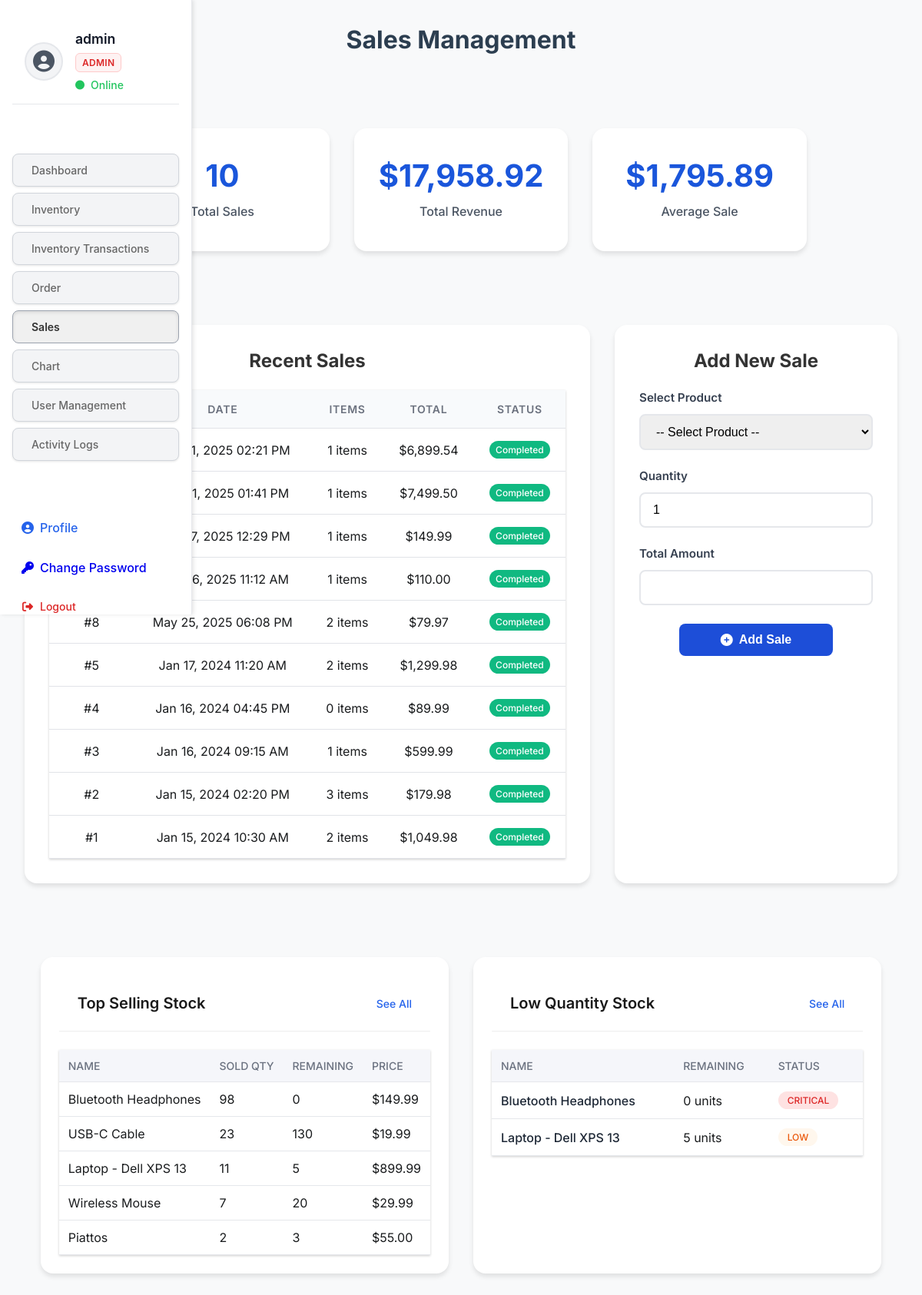
/sales.php (signed in), run on the app's committed database.
### tables this page shows
CREATE TABLE `users` (
  `id` int NOT NULL AUTO_INCREMENT,
  `username` varchar(50) NOT NULL,
  `password` varchar(255) NOT NULL,
  `email` varchar(100) NOT NULL,
  `full_name` varchar(100) DEFAULT NULL,
  `role` enum('admin','supplier','store_clerk','cashier') NOT NULL DEFAULT 'cashier',
  `created_at` timestamp NULL DEFAULT CURRENT_TIMESTAMP,
  `updated_at` timestamp NULL DEFAULT CURRENT_TIMESTAMP ON UPDATE CURRENT_TIMESTAMP,
  PRIMARY KEY (`id`),
  UNIQUE KEY `username` (`username`),
  UNIQUE KEY `email` (`email`),
  KEY `idx_username` (`username`),
  KEY `idx_email` (`email`),
  KEY `idx_role` (`role`),
  KEY `idx_user_role_created` (`role`,`created_at`)
);

CREATE TABLE `orders` (
  `id` int NOT NULL AUTO_INCREMENT,
  `user_id` int DEFAULT '1',
  `total_amount` decimal(10,2) NOT NULL DEFAULT '0.00',
  `status` enum('pending','processing','completed','cancelled') NOT NULL DEFAULT 'pending',
  `sales_channel` varchar(50) DEFAULT 'Store',
  `destination` varchar(255) DEFAULT 'Lagao',
  `created_at` timestamp NULL DEFAULT CURRENT_TIMESTAMP,
  `updated_at` timestamp NULL DEFAULT CURRENT_TIMESTAMP ON UPDATE CURRENT_TIMESTAMP,
  PRIMARY KEY (`id`),
  KEY `idx_status` (`status`),
  KEY `idx_created_at` (`created_at`),
  KEY `idx_sales_channel` (`sales_channel`),
  KEY `idx_order_status_date` (`status`,`created_at`)
);

CREATE TABLE `products` (
  `id` int NOT NULL AUTO_INCREMENT,
  `name` varchar(255) NOT NULL,
  `quantity` int NOT NULL DEFAULT '0',
  `quantity_arrived` int DEFAULT '0',
  `alert_quantity` int NOT NULL DEFAULT '10',
  `price` decimal(10,2) NOT NULL DEFAULT '0.00',
  `arrival_date` timestamp NULL DEFAULT CURRENT_TIMESTAMP,
  `created_at` timestamp NULL DEFAULT CURRENT_TIMESTAMP,
  `updated_at` timestamp NULL DEFAULT CURRENT_TIMESTAMP ON UPDATE CURRENT_TIMESTAMP,
  PRIMARY KEY (`id`),
  KEY `idx_name` (`name`),
  KEY `idx_quantity` (`quantity`),
  KEY `idx_alert_quantity` (`alert_quantity`),
  KEY `idx_product_name_quantity` (`name`,`quantity`)
);

### sales.php (the view, shortened to what the rows shown need)
<?php
require_once 'config/db.php';
require_once 'config/auth.php';
function getAllSales($conn, $limit = 10) {    $sql = "SELECT
        o.id,
        o.created_at as order_date,
        o.total_amount,
        o.status,
        COUNT(oi.id) as item_count
    FROM orders o
    LEFT JOIN order_items oi ON o.id = oi.order_id
    WHERE o.status = 'completed'
    GROUP BY o.id
    ORDER BY o.created_at DESC
    LIMIT ?";
    $stmt = $conn->prepare($sql);
    $stmt->bind_param('i', $limit);
    $stmt->execute();
    return $stmt->get_result();
}
function getTopSellingProducts($conn, $limit = 5) {
    $sql = "SELECT
        p.name,
        p.id,
        SUM(oi.quantity) as sold_quantity,
        p.quantity as remaining_quantity,
        p.price
    FROM products p
    LEFT JOIN order_items oi ON p.id = oi.product_id
    LEFT JOIN orders o ON oi.order_id = o.id AND o.status = 'completed'
    GROUP BY p.id, p.name, p.quantity, p.price
    ORDER BY sold_quantity DESC
    LIMIT ?";
    $stmt = $conn->prepare($sql);
    $stmt->bind_param('i', $limit);
    $stmt->execute();
    return $stmt->get_result();
}
function getLowQuantityProducts($conn, $limit = 5) {
    $sql = "SELECT
        p.name,
        p.id,
        p.quantity as remaining_quantity,
        p.alert_quantity,
        p.price,
        CASE
            WHEN p.quantity <= p.alert_quantity/2 THEN 'Critical'
            WHEN p.quantity <= p.alert_quantity THEN 'Low'
            ELSE 'Normal'
        END as stock_status
    FROM products p
    WHERE p.quantity <= p.alert_quantity
    ORDER BY (p.quantity/p.alert_quantity) ASC, p.quantity ASC
    LIMIT ?";
    $stmt = $conn->prepare($sql);
    $stmt->bind_param('i', $limit);
    $stmt->execute();
    return $stmt->get_result();
}
$sales_list = getAllSales($conn);
$top_selling = getTopSellingProducts($conn);
$low_stock = getLowQuantityProducts($conn);
?>
<!DOCTYPE html>
<html lang="en">
<head>
    <link rel="stylesheet" href="https://cdnjs.cloudflare.com/ajax/libs/font-awesome/6.4.0/css/all.min.css">
    <link rel="stylesheet" href="css/style.css">
    <link rel="stylesheet" href="css/dashboard.css">
    <link rel="stylesheet" href="css/sidebar.css">
</head>
<body>
    <div class="dashboard-container">
        <?php include 'templates/sidebar.php'; ?>
        <main class="dashboard-content">            <div class="dashboard-header" style="text-align: center;">
                <h1>Sales Management</h1>
            </div>
            <div class="sales-grid">
                <div class="sales-card">
                    <h2 style="text-align: center; margin-bottom: 1.5rem;">Recent Sales</h2>
                    <table class="recent-sales">
                        <thead>
                            <tr>
                                <th>Order ID</th>
                                <th>Date</th>
                                <th>Items</th>
                                <th>Total</th>
                                <th>Status</th>
                            </tr>
                        </thead>
                        <tbody>
                            <?php if ($sales_list && $sales_list->num_rows > 0): ?>
                                <?php while ($sale = $sales_list->fetch_assoc()): ?>
                                    <tr>
                                        <td>#<?php echo $sale['id']; ?></td>
                                        <td><?php echo date('M d, Y h:i A', strtotime($sale['order_date'])); ?></td>
                                        <td><?php echo $sale['item_count']; ?> items</td>
                                        <td>$<?php echo number_format($sale['total_amount'], 2); ?></td>
                                        <td>
                                            <span class="badge bg-success"><?php echo ucfirst($sale['status']); ?></span>
                                        </td>
                                    </tr>
                                <?php endwhile; ?>
                            <?php else: ?>
                                <tr>
                                    <td colspan="5" style="text-align: center;">No sales found</td>
                                </tr>
                            <?php endif; ?>
                        </tbody>
                    </table>
                </div>
                <div class="sales-card">
                    <h2 style="text-align: center; margin-bottom: 1.5rem;">Add New Sale</h2>
                                    </div>
            </div>
            <div class="stock-status-container">
                <div class="status-card">
                    <div class="card-header">
                        <h2>Top Selling Stock</h2>
                    </div>
                    <div class="product-list">
                        <table>
                            <thead>
                                <tr>
                                    <th>Name</th>
                                    <th>Sold Qty</th>
                                    <th>Remaining</th>
                                    <th>Price</th>
                                </tr>
                            </thead>
                            <tbody>
                                <?php if ($top_selling && $top_selling->num_rows > 0): ?>
                                    <?php while ($product = $top_selling->fetch_assoc()): ?>
                                        <tr>
                                            <td><?php echo htmlspecialchars($product['name']); ?></td>
                                            <td><?php echo $product['sold_quantity'] ?: 0; ?></td>
                                            <td><?php echo $product['remaining_quantity']; ?></td>
                                            <td>$<?php echo number_format($product['price'], 2); ?></td>
                                        </tr>
                                    <?php endwhile; ?>
                                <?php else: ?>
                                    <tr><td colspan="4">No sales data available</td></tr>
                                <?php endif; ?>
                            </tbody>
                        </table>
                    </div>
                </div>
                <div class="status-card">
                    <div class="card-header">
                        <h2>Low Quantity Stock</h2>
                    </div>
                    <div class="product-list">
                        <table>
                            <thead>
                                <tr>
                                    <th>Name</th>
                                    <th>Remaining</th>
                                    <th>Status</th>
                                </tr>
                            </thead>
                            <tbody>
                                <?php if ($low_stock && $low_stock->num_rows > 0): ?>
                                    <?php while ($product = $low_stock->fetch_assoc()): ?>
                                        <tr>
                                            <td>
                                                <div class="product-info">
                                                    <span class="product-name"><?php echo htmlspecialchars($product['name']); ?></span>
                                                </div>
                                            </td>
                                            <td><?php echo $product['remaining_quantity']; ?> units</td>
                                            <td>
                                                <span class="stock-badge <?php echo strtolower($product['stock_status']); ?>">
                                                    <?php echo $product['stock_status']; ?>
                                                </span>
                                            </td>
                                        </tr>
                                    <?php endwhile; ?>
                                <?php else: ?>
                                    <tr><td colspan="3">All stock levels are normal</td></tr>
                                <?php endif; ?>
                            </tbody>
                        </table>
                    </div>
                </div>
            </div>
        </main>
    </div>
</body>
</html>

### templates/sidebar.php (shortened to what the rows shown need)
<?php
$user_role = getCurrentUserRole($conn);
$role_labels = [
    'admin' => 'ADMIN',
    'supplier' => 'SUPPLIER',
    'store_clerk' => 'STORE CLERK',
    'cashier' => 'CASHIER'
];
$role_display = $role_labels[$user_role] ?? strtoupper($user_role);
?>
<aside class="sidebar">    <div class="admin-header">
        <div class="profile-section">
            <div class="profile-info">
                <div class="username">
                    <?php
                    if (isset($_SESSION['user_id'])) {
                        $user_stmt = $conn->prepare("SELECT username FROM users WHERE id = ?");
                        $user_stmt->bind_param("i", $_SESSION['user_id']);
                        $user_stmt->execute();
                        $user_result = $user_stmt->get_result();
                        $current_user = $user_result->fetch_assoc();
                        echo htmlspecialchars($current_user['username'] ?? 'User');
                    } else {
                        echo 'User';
                    }
                    ?>
                </div>
                <div class="user-role">
                    <span class="role-badge role-<?php echo strtolower(str_replace(' ', '_', $user_role)); ?>">
                        <?php echo $role_display; ?>
                    </span>
                </div>
                <div class="online-status">
                    <i class="fas fa-circle"></i> Online
                </div>
            </div>
        </div>
    </div>
</aside>

### data on the page
users: username "admin", role "ADMIN"
orders: created_at "May 31, 2025 02:21 PM", item_count "1", total_amount "6,899.54", status "Completed"
orders: created_at "May 31, 2025 01:41 PM", item_count "1", total_amount "7,499.50", status "Completed"
orders: created_at "May 27, 2025 12:29 PM", item_count "1", total_amount "149.99", status "Completed"
orders: created_at "May 26, 2025 11:12 AM", item_count "1", total_amount "110.00", status "Completed"
orders: id "8", created_at "May 25, 2025 06:08 PM", item_count "2", total_amount "79.97", status "Completed"
orders: id "5", created_at "Jan 17, 2024 11:20 AM", item_count "2", total_amount "1,299.98", status "Completed"
orders: id "4", created_at "Jan 16, 2024 04:45 PM", item_count "0", total_amount "89.99", status "Completed"
orders: id "3", created_at "Jan 16, 2024 09:15 AM", item_count "1", total_amount "599.99", status "Completed"
orders: id "2", created_at "Jan 15, 2024 02:20 PM", item_count "3", total_amount "179.98", status "Completed"
orders: id "1", created_at "Jan 15, 2024 10:30 AM", item_count "2", total_amount "1,049.98", status "Completed"
products: name "Bluetooth Headphones", sold_quantity "98", quantity "0", price "149.99", stock_status "CRITICAL"
products: name "USB-C Cable", sold_quantity "23", quantity "130", price "19.99"
products: name "Laptop - Dell XPS 13", sold_quantity "11", quantity "5", price "899.99", stock_status "LOW"
products: name "Wireless Mouse", sold_quantity "7", quantity "20", price "29.99"
products: name "Piattos", sold_quantity "2", quantity "3", price "55.00"

### other printed values
$sales_summary['total_sales'] "10"
$sales_summary['total_revenue'] "17,958.92"
$sales_summary['average_sale'] "1,795.89"
